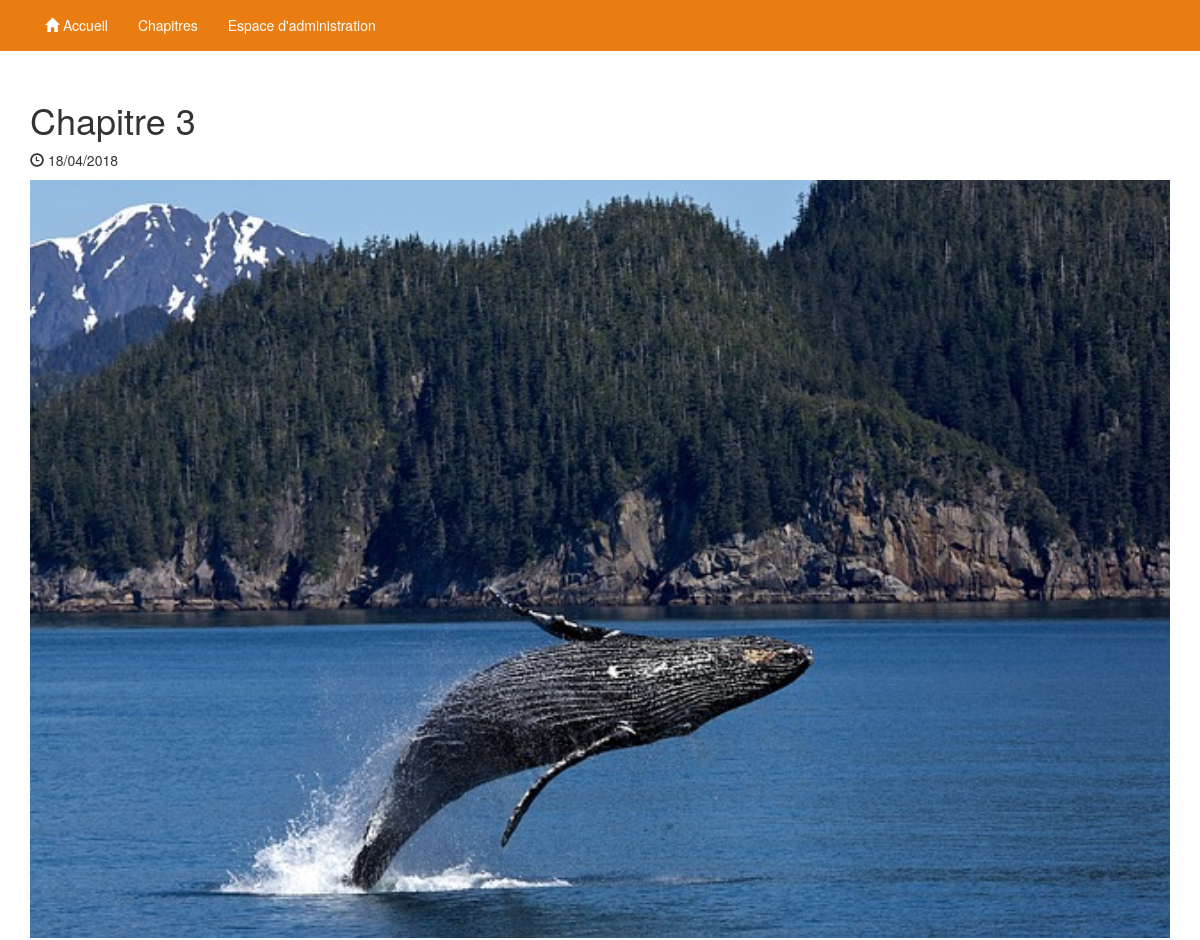
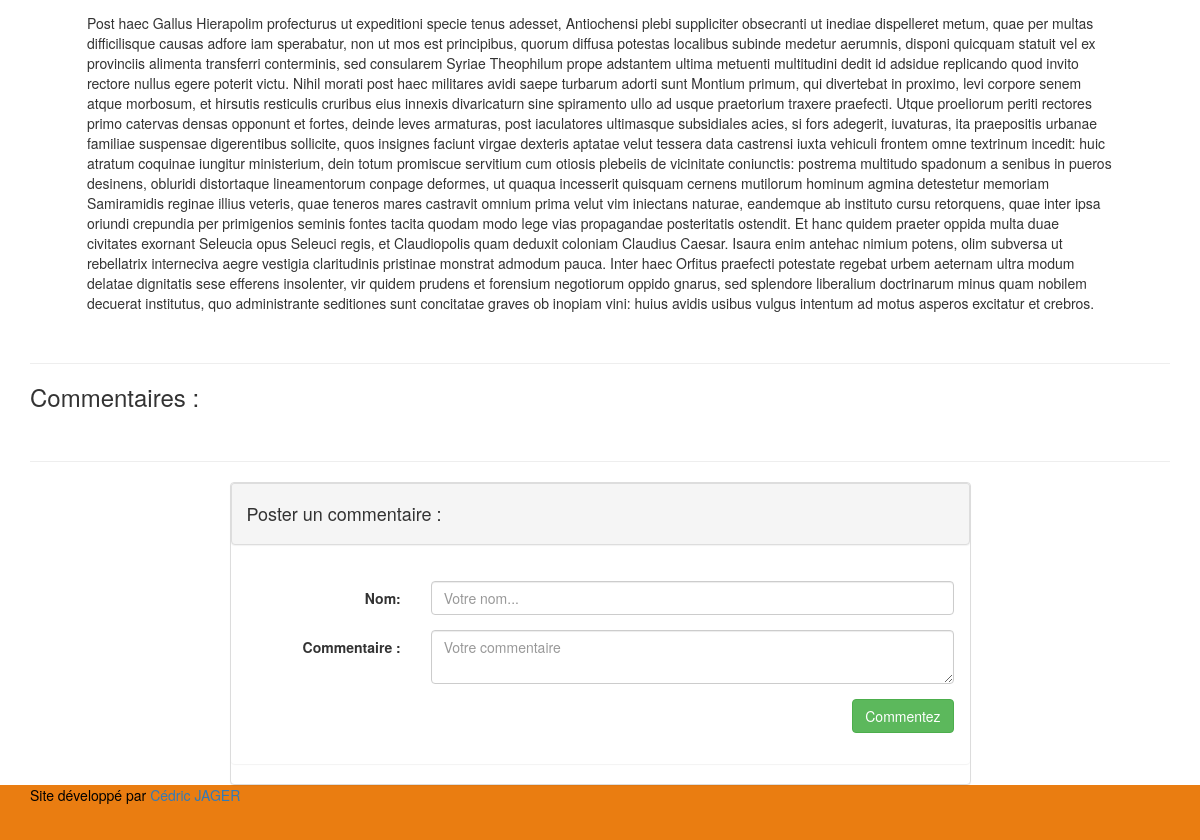
/index.php?p=single&id=4, run on the app's committed database (2 pictures, top to bottom).
### tables this page shows
CREATE TABLE `articles` (
  `id` int(11) NOT NULL,
  `titre` varchar(255) NOT NULL,
  `contenu` longtext NOT NULL,
  `date` date NOT NULL,
  `illustration` varchar(255) NOT NULL
);

### controleur/Controleur.php (called while the page is built, shortened)
<?php
class Controleur {
  public $Article;
  private $Commentaires;
  public function __construct() {
    $this->Article = new Articles();
    $this->Commentaires = new Commentaires();
  }
  public function single() {
    $req = $this->Article->getSingle($_GET['id']);
    $this->Commentaires->insererCommentaire();
    $comments = $this->Commentaires->findAllWithChildren($_GET['id']);
    $vue = require 'vue/single.php';
  }
}

### index.php (called while the page is built, shortened)
<?php
$routeur = new Routeur();
$routeur->RouteurRequete();

### modele/Modele.php (called while the page is built, shortened)
<?php
class Modele {
  private function getBdd()
  {
    $bdd = ConfigBD::database();
    $pdo = new PDO("mysql:host={$bdd['host']};dbname={$bdd['db_name']};charset=utf8",
                  "{$bdd['username']}", "{$bdd['password']}", array(
                    PDO::MYSQL_ATTR_INIT_COMMAND => 'SET NAMES utf8',
                    PDO::ATTR_ERRMODE => PDO::ERRMODE_EXCEPTION,
                    PDO::ATTR_DEFAULT_FETCH_MODE => PDO::FETCH_OBJ
                  ));
    return $pdo;
  }
  public function prepare($sql, $params = null, $fetch = null)
  {
    $query = self::getBdd()->prepare($sql);
    $req = $query->execute($params);
    if ($fetch == 'all') {
       $req = $query->fetchAll();
    }
    elseif ($fetch == 'one') {
       $req = $query->fetch();
    }
    return $req;
  }
}

### modele/Commentaires.php (called while the page is built, shortened)
<?php
require_once 'Modele.php';
class Commentaires extends Modele{
  public function findAllById($post_id) {
      $sql = "SELECT *, DATE_FORMAT(date, '%d/%m/%Y à %H:%i') AS date
              FROM commentaires
              WHERE id_article = ?";
      $params = [$post_id];
      $comments = $this->prepare($sql,$params,'all');
      $comments_by_id = [];
      return $comments_by_id;
  }
  public function findAllWithChildren($post_id, $unset_children = true) {
    $comments = $comments_by_id = $this->findAllById($post_id);
    return $comments;
  }
}

### modele/Articles.php (called while the page is built, shortened)
<?php
require_once 'Modele.php';
class Articles extends Modele{
  public function getSingle($idBillet) {
    $sql = "SELECT *, DATE_FORMAT(date, '%d/%m/%Y') AS date FROM articles WHERE id=?";
    $params = [$idBillet];
    $result = $this->prepare($sql, $params,'one');
    if ($result == false) {
      header('Location:index.php?p=404');
    }
    else {
      return $result;
    }
  }
}

### vue/single.php (the view, shortened to what this page needs)
<div class="container container-single">
  <div class="numeroEpisode">
    <h1><?= $req->titre ?></h1><p><span class="glyphicon glyphicon-time"></span> <?= $req->date ?></p>
  </div>
  <div class="single">
    <div class="">
      <img src="<?= $req->illustration ?>" alt="" class="thumbnailPost">
    </div>
    <div class="singleContent">
      <?= $req->contenu ?>
    </div>
    <hr>
    <h3>Commentaires :</h3><br>
  </div>
  <hr>
  <div class="row">
    <div class="col-lg-12">
      <div id="form-comment" class=" panel panel-default formComment">
        <div class="panel panel-heading">
          <h4>Poster un commentaire : </h4>
        </div>
        <div class="panel panel-body">
          <form method="post"  class="form-group form-horizontal">
            <div class="form-group">
              <label class="control-label col-sm-3" for="nom">Nom: </label>
              <div class="col-sm-9">
                <input type="text" class="form-control" id="nom" placeholder="Votre nom..." name="nom">
              </div>
            </div>
            <div class="form-group">
              <label class="control-label col-sm-3" for="content">Commentaire :</label>
              <div class="col-sm-9">
                <textarea class="form-control" id="content" placeholder="Votre commentaire" name="content"></textarea>
              </div>
            </div>
            <p class="text-right"><button type="submit" class="btn btn-success">Commentez</button></p>
          </form>
        </div>
      </div>
    </div>
  </div>
</div>

### public/css/style.css (style rules this page uses)
body { padding-top: 45px; }
.thumbnailPost { width: 100%; }
.container-single { padding-top: 35px; min-height: 1100px; }
.formComment { width: 65%; margin: auto; height: 75%; }
.singleContent { width: 90%; margin: auto; padding-top: 15px; }

### data on the page
articles: titre "Chapitre 3", illustration (picture), contenu "Post haec Gallus Hierapolim profecturus ut expeditioni specie tenus adesset, Antiochensi plebi suppliciter obsecranti ut inediae dispelleret metum, quae per multas difficilisque causas adfore iam sperabatur, non ut mos est principibus, quorum diffusa potestas localibus subinde medetur aerumnis, disponi quicquam statuit vel ex provinciis alimenta transferri conterminis, sed consularem Syriae Theophilum prope adstantem ultima metuenti multitudini dedit id adsidue replicando quod invito rectore nullus egere poterit victu. Nihil morati post haec militares avidi saepe turbarum adorti sunt Montium primum, qui divertebat in proximo, levi corpore senem atque morbosum, et hirsutis resticulis…"

### other printed values
$req->date "18/04/2018"
